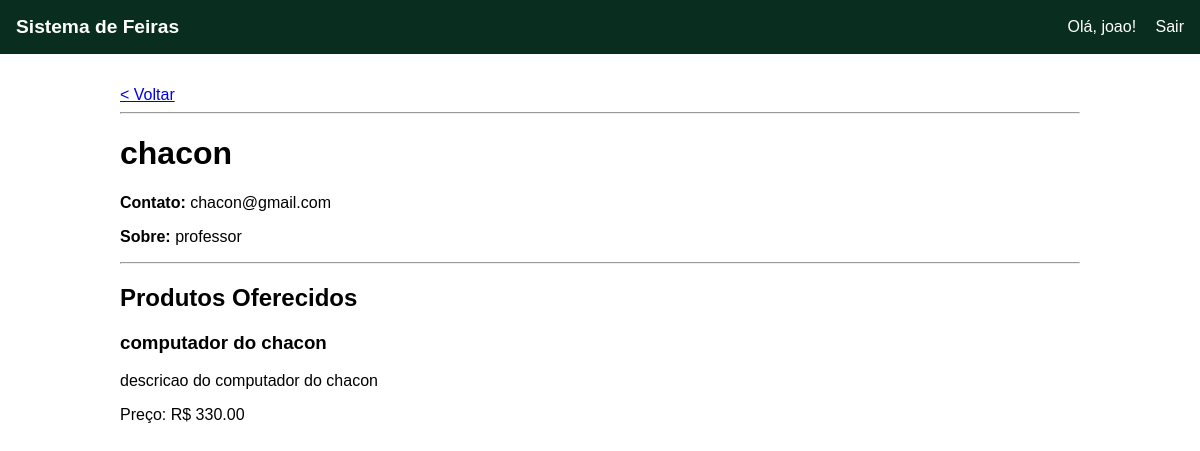
The app's page /expositor/1/ (signed in) with its own data.
### core/models.py (models this page shows, shortened)
class Expositor(models.Model):
    nome = models.CharField(max_length=100)
    descricao = models.TextField()
    contato = models.CharField(max_length=100) # Email ou telefone
    feiras = models.ManyToManyField(Feira, related_name='expositores') # Um expositor pode estar em várias feiras

class Produto(models.Model):
    nome = models.CharField(max_length=100)
    descricao = models.TextField()
    preco = models.DecimalField(max_digits=10, decimal_places=2)
    expositor = models.ForeignKey(Expositor, on_delete=models.CASCADE, related_name='produtos')

### core/views.py (the view)
# urls.py: path('expositor/<int:expositor_id>/', views.detalhes_expositor, name='detalhes_expositor'),
def detalhes_expositor(request, expositor_id):
    expositor = get_object_or_404(Expositor, pk=expositor_id)
    lista_de_produtos = expositor.produtos.all()
    context = {
        'expositor': expositor,
        'produtos': lista_de_produtos
    }
    return render(request, 'core/detalhes_expositor.html', context)

### core/templates/core/detalhes_expositor.html (shortened to what this page needs)
{% extends 'core/base.html' %}
{% block content %}
    <a href="javascript:history.back()">< Voltar</a>
    <hr>
    <h1>{{ expositor.nome }}</h1>
    <p><strong>Contato:</strong> {{ expositor.contato }}</p>
    <p><strong>Sobre:</strong> {{ expositor.descricao }}</p>
    <hr>
    <h2>Produtos Oferecidos</h2>
    {% if produtos %}
        {% for produto in produtos %}
            <div class="produto-card">
                <h3>{{ produto.nome }}</h3>
                <p>{{ produto.descricao }}</p>
                <p class="preco">Preço: R$ {{ produto.preco|floatformat:2 }}</p>
            </div>
        {% endfor %}
    {% else %}
        <p>Este expositor ainda não cadastrou produtos.</p>
    {% endif %}
{% endblock %}

### core/templates/core/base.html (shortened to what this page needs)
<!DOCTYPE html>
<html lang="pt-br">
<head>
</head>
<body>
    <header>
        <div class="logo">
            <a href="{% url 'inicio' %}">Sistema de Feiras</a>
        </div>
        <nav class="user-nav">
            {% if user.is_authenticated %}
                <span>Olá, {{ user.username }}!</span>
                <form action="{% url 'logout' %}" method="post" style="display: inline; margin-left: 15px;">
                    <button type="submit" style="background: none; border: none; color: white; cursor: pointer; padding: 0; font-size: inherit; font-family: inherit;">
                        Sair
                    </button>
                </form>
            {% else %}
                <a href="{% url 'login' %}">Entrar</a>
            {% endif %}
        </nav>
    </header>
    <main class="main-content">
        {% block content %}
        {% endblock %}
    </main>
</body>
</html>

### core/templates/core/base.html (style rules this page uses)
body { font-family: sans-serif; margin: 0; }
header { background-color: #092E20; color: white; padding: 1em; display: flex; justify-content: space-between; align-items: center; }
header a { color: white; text-decoration: none; }
.logo a { font-weight: bold; font-size: 1.2em; }
.main-content { padding: 2em; max-width: 960px; margin: auto; }

### records on screen
Expositor: nome "chacon", contato "chacon@gmail.com", descricao "professor"
Produto: nome "computador do chacon", descricao "descricao do computador do chacon", preco "330.00"

### other values on screen
{{ user.username }} "joao"
